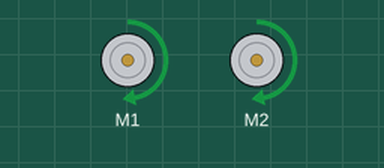
This sketch was run on a simulated Arduino Uno, built with avr-gcc and run on an emulated ATmega328P. Parts: 2 × DC motor (green arrow = forward, orange = backward, longer = faster).

Above: at 0.1 s.
Timing chart, 0 to 1.6 s (numbered marks = the images above):
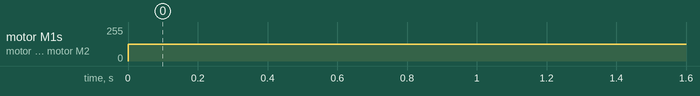

The sketch:

sketch_aug28a.ino
```cpp
#include <AFMotor.h>

AF_DCMotor Motor1(1);
AF_DCMotor Motor2(2);

void setup() {
  Motor1.setSpeed(127);
  Motor2.setSpeed(127);
}

void loop() {
Motor1.run(FORWARD);
Motor2.run(FORWARD);
}
```

Measured:
- by itself, motor M1, motor M2: stopped → forward 127/255 at 0.00 s
